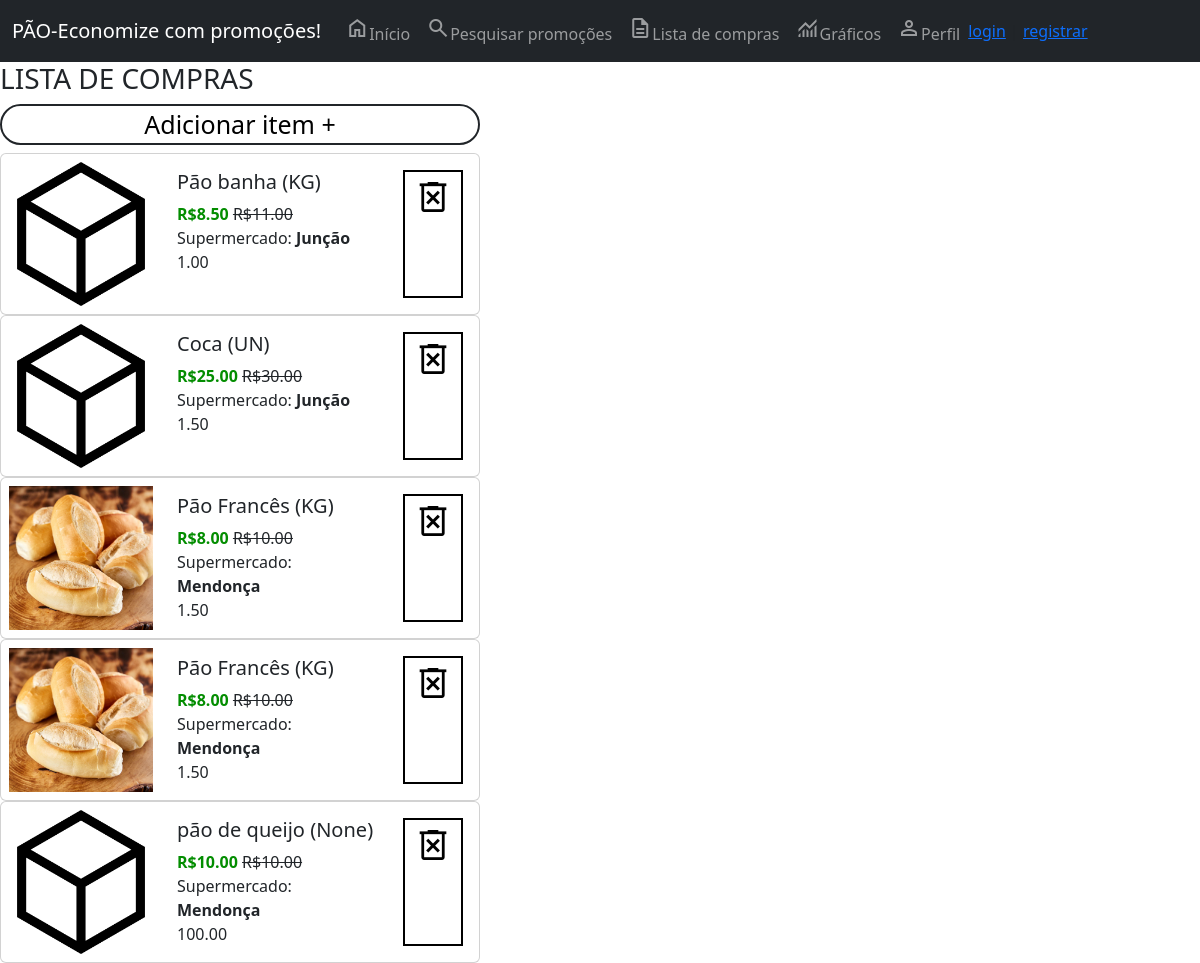
Page /lista-compras/ on the earlier database version.
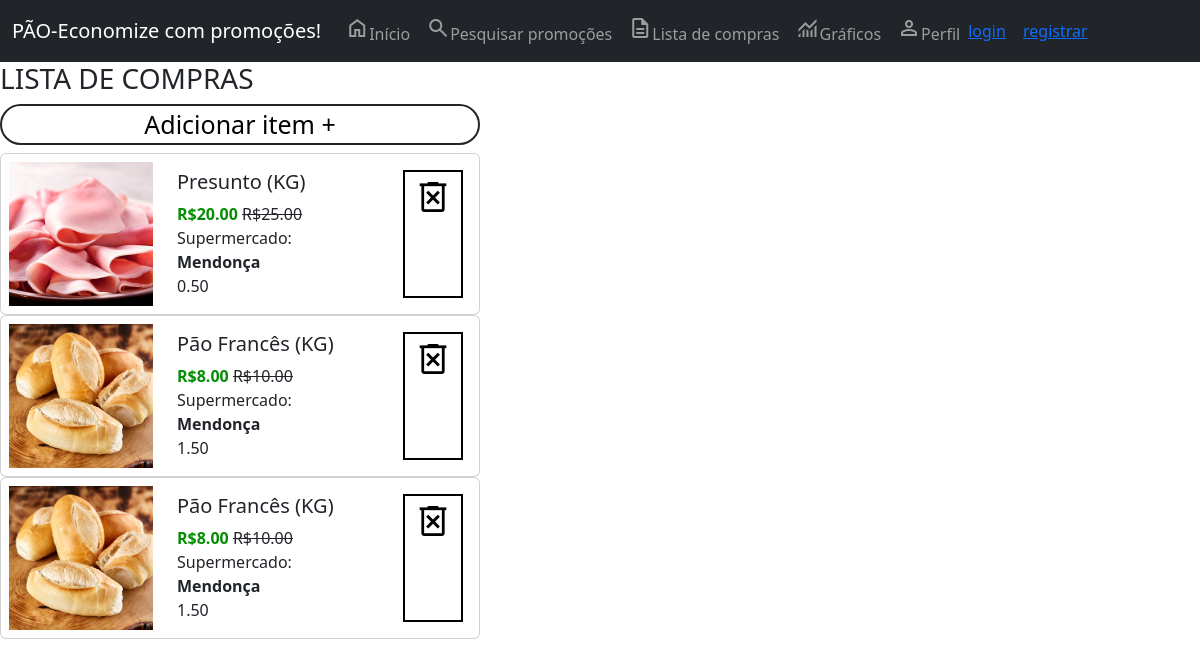
Same page on the later database version.
### core/models.py (models this page shows, shortened)
class ListaCompras(models.Model):
    id_promocao = models.ForeignKey(Promocao, on_delete=models.CASCADE, verbose_name='Promoção')
    quantidade = models.IntegerField(blank=True, null=True, verbose_name='Quantidade')
    class Meta:
        verbose_name_plural = 'lista compras'

class Promocao(models.Model):
    descricao = models.CharField(max_length=150, blank=True, null=True, verbose_name='Descricao')
    unidade = models.CharField(max_length=20, blank=True, null=True, verbose_name='Unidade')
    categoria = models.CharField(max_length=100,choices=CATEGORIAS_CHOICES, blank=True, null=True, verbose_name='Categoria')
    preco_normal = models.DecimalField(max_digits=10, decimal_places=2, verbose_name='Preço normal')
    preco_promocao = models.DecimalField(max_digits=10, decimal_places=2, verbose_name='Preço')
    data_inicio = models.DateField(auto_now=False, verbose_name='Inicio')
    data_fim = models.DateField(auto_now=False, verbose_name='Fim')
    distancia = models.DecimalField(max_digits=10, decimal_places=2, verbose_name='Distância')
    mercado = models.ForeignKey(Mercado, on_delete=models.CASCADE, verbose_name='Mercado')
    imagem = models.ImageField(upload_to='img_promocoes', blank=True, null=True, verbose_name="ImagemPromoção")
    marca = models.CharField(max_length=100, blank=True, null=True, verbose_name='Marca')
    valor_energetico = models.CharField(max_length=100, blank=True, null=True, verbose_name='Valor Energético')
    ingredientes = models.CharField(max_length=100, blank=True, null=True, verbose_name='Ingredientes')
    informacao_adicional = models.CharField(max_length=100, blank=True, null=True, verbose_name='Informação adicional')
    class Meta:
        verbose_name_plural = 'Promoções'

class Mercado(models.Model):
    razao_social = models.CharField(max_length=100, verbose_name='Razão Social')
    cnpj = models.CharField(max_length=20, verbose_name='CNPJ')
    endereco = models.OneToOneField(Endereco, blank=True, null=True, on_delete=models.CASCADE, verbose_name='Endereço')
    class Meta:
        verbose_name_plural = 'Mercado'

### core/views.py (the view)
# urls.py: path('lista-compras/', itens_lista_compras, name='url_lista_compras'),
def itens_lista_compras(request):
    itens = ListaCompras.objects.all()
    return render(request, 'core/lista_compras.html', {'itens': itens})

### core/templates/core/lista_compras.html (shortened to what this page needs)
{% extends 'base.html' %}
{% load static %}
{% block main %}
<link rel="stylesheet" href="{% static '/css/lista_compras_style.css' %}">
<h3>LISTA DE COMPRAS</h3>
<div class="add-new-item"><a href="/listagem-promocoes/">Adicionar item +</a></div>
{% for i in itens %}
<div class="card">
    {% if i.id_promocao.imagem %}
        <img class="card-img product-img img-fluid rounded-start" src="{{ i.id_promocao.imagem.url }}">
    {% else %}
        <img class="card-img product-img img-fluid rounded-start" src="{% static 'promocao_generica.png' %}">
    {% endif %}
    <div class="card-body">
        <div class="text-section">
            <h5 class="card-title">{% if i.id_promocao.descricao %} {{ i.id_promocao.descricao }} ({{ i.id_promocao.unidade }}) {% endif %}</h5>
            <p class="card-text">
                {% if i.id_promocao.preco_promocao %} <b class="preco-promocao">R${{ i.id_promocao.preco_promocao }}</b> <s>R${{ i.id_promocao.preco_normal }}</s>{% endif %} <br>
                {% if i.id_promocao.mercado.razao_social %}Supermercado: <b>{{ i.id_promocao.mercado.razao_social }}</b> {% endif %} <br>
                {% if i.id_promocao.distancia %}{{ i.id_promocao.distancia }}{% endif %}
            </p>
        </div>
        <div class="cta-section">
            <a class="custom-btn" href="{% url 'url_excluir_item' i.id %}"><span class="material-symbols-outlined">delete_forever</span></a>
        </div>
    </div>
</div>
{% endfor %}
{% endblock %}

Differences in the rows shown:
removed ListaCompras: id_promocao.descricao "Pão banha", id_promocao.unidade "KG", id_promocao.preco_promocao "8.50", id_promocao.preco_normal "11.00", id_promocao.mercado.razao_social "Junção", id_promocao.distancia "1.00"
removed ListaCompras: id_promocao.descricao "Coca", id_promocao.unidade "UN", id_promocao.preco_promocao "25.00", id_promocao.preco_normal "30.00", id_promocao.mercado.razao_social "Junção", id_promocao.distancia "1.50"
removed ListaCompras: id_promocao.descricao "pão de queijo", id_promocao.unidade "None", id_promocao.preco_promocao "10.00", id_promocao.preco_normal "10.00", id_promocao.mercado.razao_social "Mendonça", id_promocao.distancia "100.00"
added ListaCompras: id_promocao.imagem (picture), id_promocao.descricao "Presunto", id_promocao.unidade "KG", id_promocao.preco_promocao "20.00", id_promocao.preco_normal "25.00", id_promocao.mercado.razao_social "Mendonça", id_promocao.distancia "0.50"
